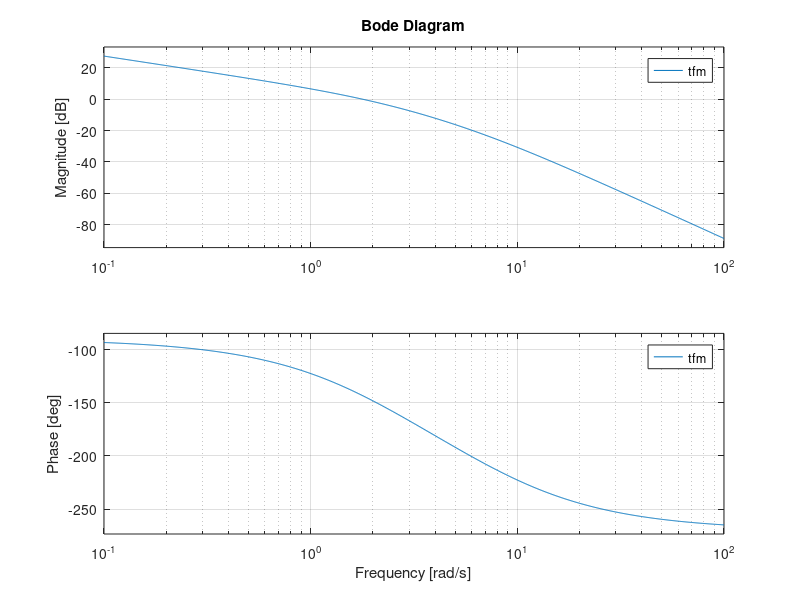
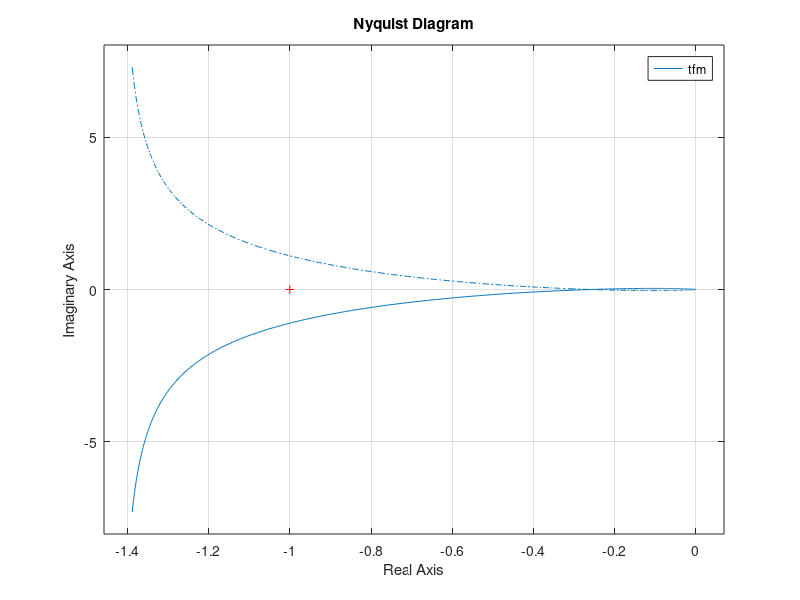
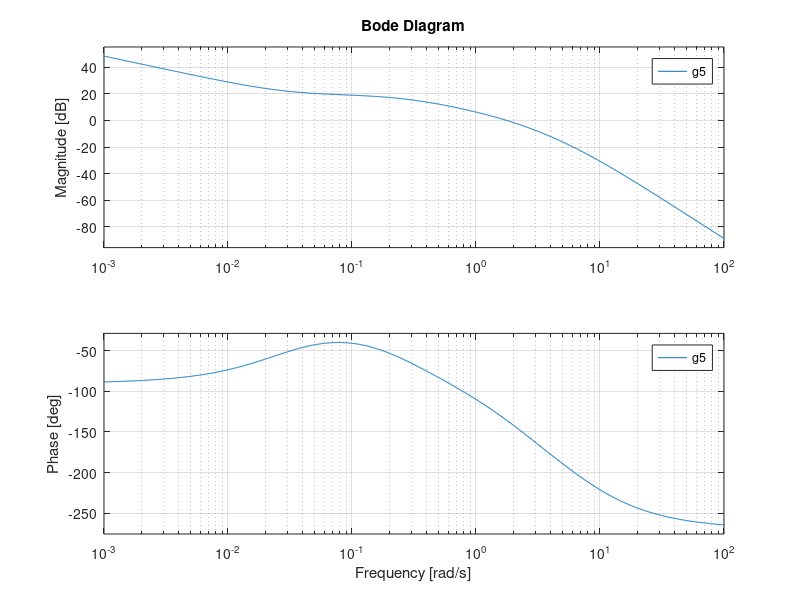
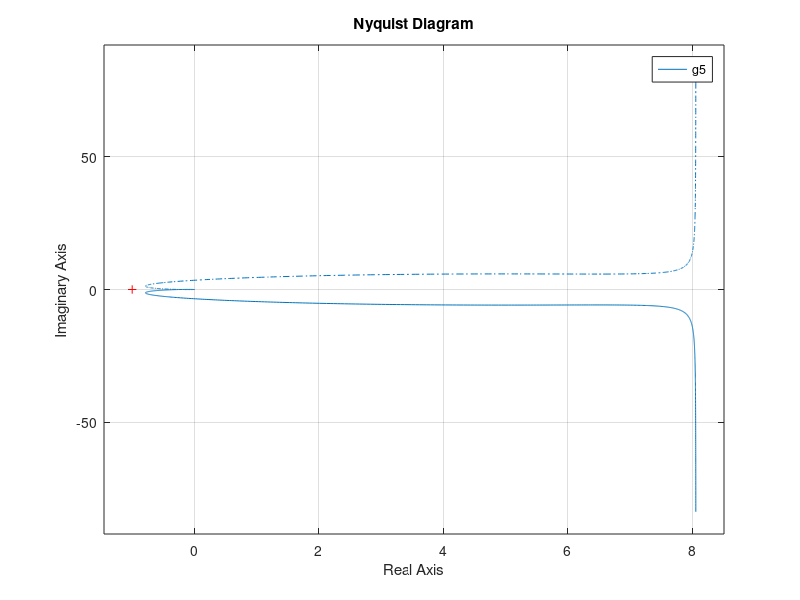

Write the MATLAB code that produced these figures, in order. (Note: this script raises an error after producing the figures.)
num = [0 0 0 36.6];
den = [1 9.2 15.4 0];
tfm = tf(num,den);
figure
bode(tfm)
figure
nyquist(tfm)

%% Lag compensator

num = [0 0 0 36.6];
den = [1 9.2 15.4 0];

% K=1
% alpha=2, tau=1
% n1 = conv([1 1],num);
% d1 = conv([4 2],den);
% g1 = tf(n1,d1);
% figure
% bode(g1)
% figure
% nyquist(g1)
% figure
% rlocus(g1)
% [n11,d11] = negfeedback(n1,1,d1,1);
% tf1 = tf(n11,d11);
% figure
% step(tf1)
% stepinfo(tf1)

% alpha=3, tau=2
% n2 = conv([2 1],num);
% d2 = conv([18 3],den);
% g2 = tf(n2,d2);
% figure
% bode(g2)
% figure
% nyquist(g2)
% figure
% rlocus(g2)
% [n22,d22] = negfeedback(n2,1,d2,1);
% tf2 = tf(n22,d22);
% figure
% step(tf2)
% stepinfo(tf2)
% 
% % alpha=4, tau=7
% n3 = conv([7 1],num);
% d3 = conv([112 4],den);
% g3 = tf(n3,d3);
% figure
% bode(g3)
% figure
% nyquist(g3)
% figure
% rlocus(g3)
% [n33,d33] = negfeedback(n3,1,d3,1);
% tf3 = tf(n33,d33);
% figure
% step(tf3)
% stepinfo(tf3)
% 
% % alpha=1, tau=7
% n4 = conv([7 1],num);
% d4 = conv([7 1],den);
% g4 = tf(n4,d4);
% figure
% bode(g4)
% figure
% nyquist(g4)
% figure
% rlocus(g4)
% [n44,d44] = negfeedback(n4,1,d4,1);
% tf4 = tf(n44,d44);
% figure
% step(tf4)
% stepinfo(tf4) 
%
% % alpha=9, tau=5
% n5 = conv([5 1],num);
% d5 = conv([315 9],den);
% g5 = tf(n5,d5);
% figure
% bode(g5)
% figure
% nyquist(g5)
% figure
% rlocus(g5)
% [n55,d55] = negfeedback(n5,1,d5,1);
% tf5 = tf(n55,d55);
% figure
% step(tf5)
% stepinfo(tf5) 
%
%% Lead compensator

num = [0 0 0 36.6];
den = [1 9.2 15.4 0];

% % K=1
% % alpha=2, tau=1
% n1 = conv([2 1],num);
% d1 = conv([2 2],den);
% g1 = tf(n1,d1);
% figure
% bode(g1)
% figure
% nyquist(g1)
% figure
% rlocus(g1)
% [n11,d11] = negfeedback(n1,1,d1,1);
% tf1 = tf(n11,d11);
% figure
% step(tf1)
% stepinfo(tf1)
% 
% % alpha=3, tau=2
% n2 = conv([6 1],num);
% d2 = conv([6 3],den);
% g2 = tf(n2,d2);
% figure
% bode(g2)
% figure
% nyquist(g2)
% figure
% rlocus(g2)
% [n22,d22] = negfeedback(n2,1,d2,1);
% tf2 = tf(n22,d22);
% figure
% step(tf2)
% stepinfo(tf3)
% 
% % alpha=4, tau=7
% n3 = conv([28 1],num);
% d3 = conv([28 4],den);
% g3 = tf(n3,d3);
% figure
% bode(g3)
% figure
% nyquist(g3)
% figure
% rlocus(g3)
% [n33,d33] = negfeedback(n3,1,d3,1);
% tf3 = tf(n33,d33);
% figure
% step(tf3)
% stepinfo(tf3)
% 
% % alpha=1, tau=7
% n4 = conv([7 1],num);
% d4 = conv([7 1],den);
% g4 = tf(n4,d4);
% figure
% bode(g4)
% figure
% nyquist(g4)
% figure
% rlocus(g4)
% [n44,d44] = negfeedback(n4,1,d4,1);
% tf4 = tf(n44,d44);
% figure
% step(tf4)
% stepinfo(tf4)
% 
% % alpha=9, tau=5
n5 = conv([35 1],num);
d5 = conv([35 9],den);
g5 = tf(n5,d5);
figure
bode(g5)
figure
nyquist(g5)
figure
rlocus(g5)
[n55,d55] = negfeedback(n5,1,d5,1);
tf5 = tf(n55,d55);
figure
step(tf5)
stepinfo(tf5)

function [num,den] = negfeedback(n1,n2,d1,d2)
num = conv(n1,d2);
den = conv(d1,d2)+conv(n1,n2);
end
